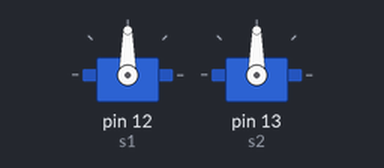
Recording of a sketch running on a simulated Arduino Uno, built with avr-gcc and run on an emulated ATmega328P. Shown: 2 × servo.

Above: at 0.05 s.
At 2.5 s:
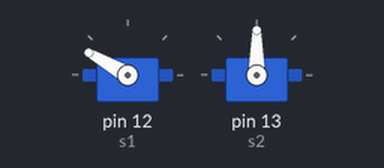
At 3.0 s:
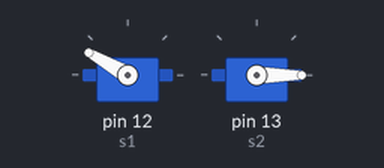
At 5.0 s:
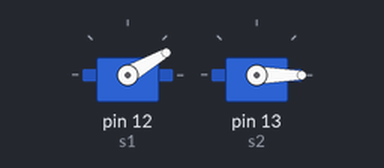
Timing chart, 0 to 6.5 s (numbered marks = the images above):
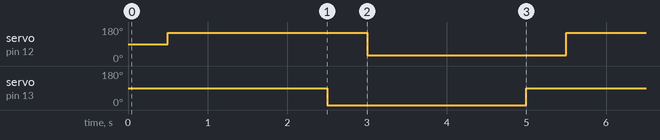

The sketch:

servo_tst.ino
```cpp
//slider-crank=s1,scale=s2,s=s3
#include <Servo.h>
int pos = 0;
Servo s1,s2,s3;
void setup() {
s1.attach(12);
s2.attach(13);


}
void modi_pos()
{
  if(pos==90)
  {pos=0;}
  else
  {pos=90;}
  }

void loop() {
modi_pos();
s2.write(pos);
delay(500);
s1.write(150);
delay(2000);
modi_pos();
s2.write(pos);
delay(500);
s1.write(30);
delay(2000);

}
```

Measured:
- by itself, servo on pin 12 (s1): alternates 150° for 2.5 s and 30° for 2.5 s
- by itself, servo on pin 13 (s2): alternates 90° for 2.5 s and 0° for 2.5 s
